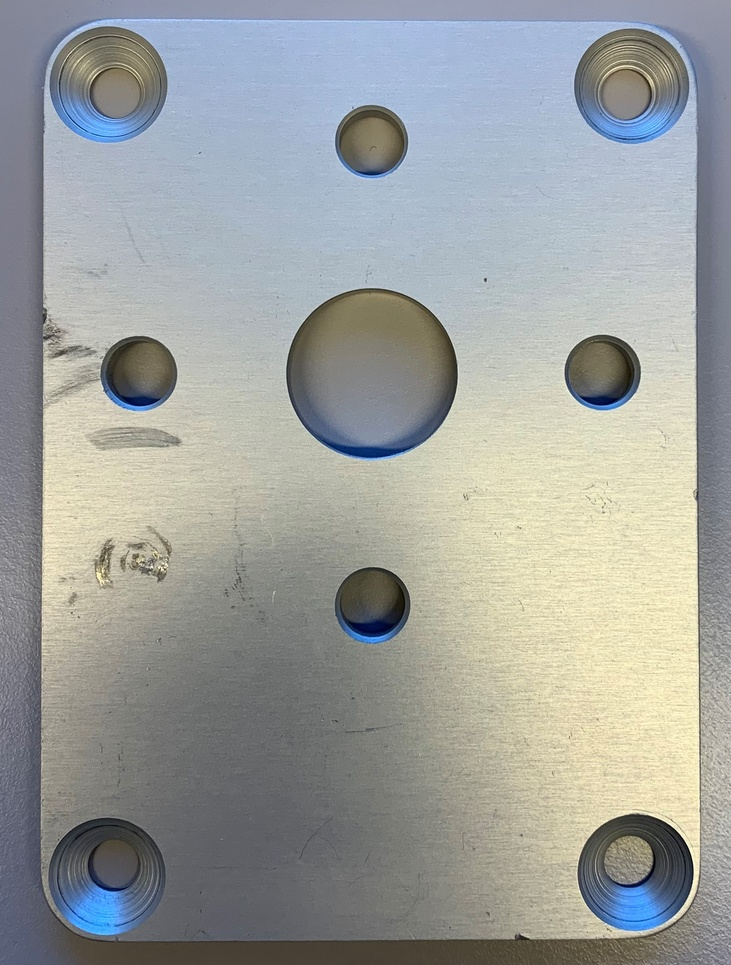
#> input picture opencv/images/3.1.jpg, 731 x 965 px, shrunk from 1785 x 2357 before the run
$ python FAST.py
#> lines starting #> are read from the running program, lines starting #| are printed output that depends on the picture
import numpy as np
import cv2
from matplotlib import pyplot as plt

img = cv2.imread('images/3.1.jpg',0)
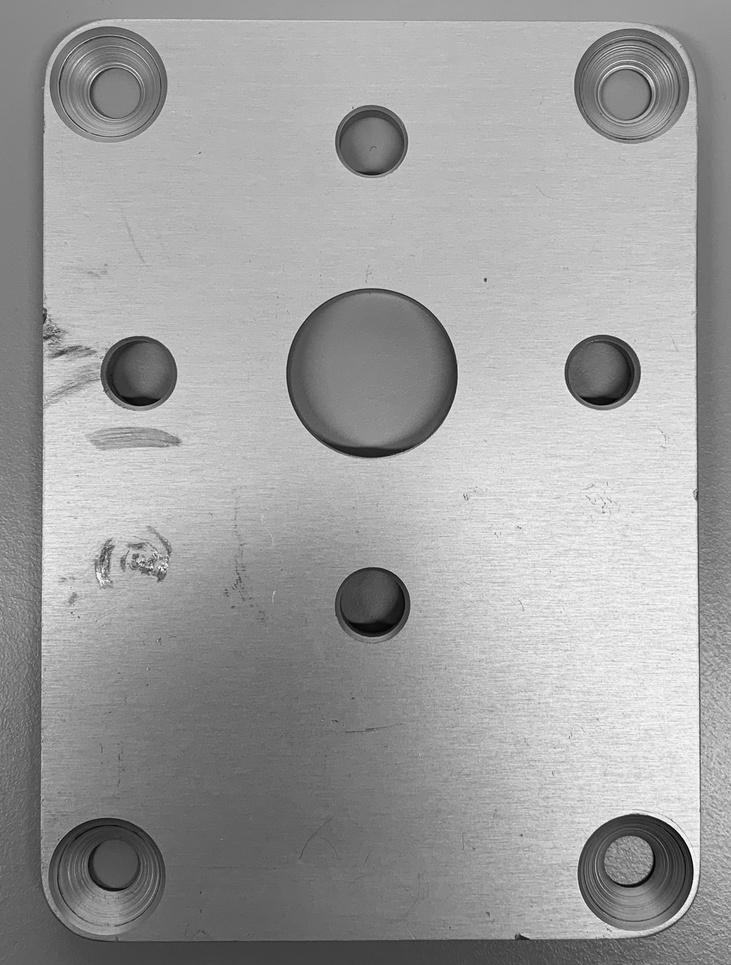
#> img: shape (965, 731); min 0, max 255, mean 158.7

# Initiate FAST object with default values
fast = cv2.FastFeatureDetector_create(threshold=25)

# find and draw the keypoints
kp = fast.detect(img,None)
#> kp = 1591 keypoints; strongest (x, y, size): (485, 279, 7), (602, 507, 7), (110, 540, 7), (151, 566, 7)
img2 = cv2.drawKeypoints(img, kp, None,color=(255,0,0))
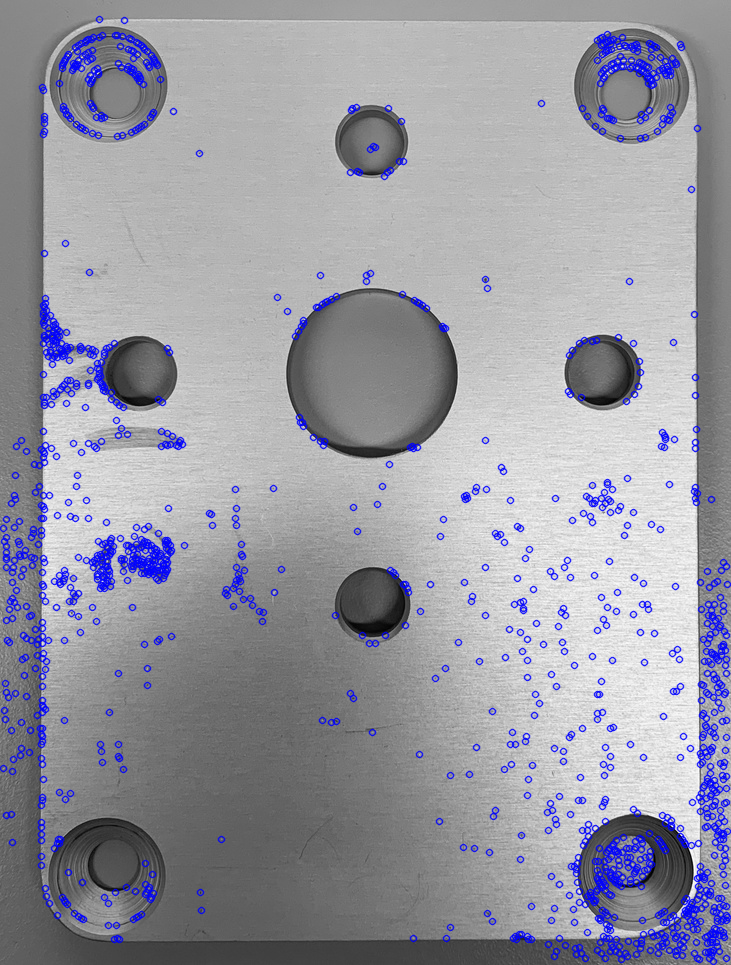
#> img2: shape (965, 731, 3); mean of channels 0, 1, 2 163.1, 152.2, 152.2; drawn as B, G, R

print("Threshold: ", fast.getThreshold())
print("nonmaxSuppression: ", fast.getNonmaxSuppression())
print("neighborhood: ", fast.getType())
print("Total Keypoints with nonmaxSuppression: ", len(kp))
#| Total Keypoints with nonmaxSuppression:  1591

cv2.imwrite('FAST/fast_true.png',img2)

# Disable nonmaxSuppression
fast.setNonmaxSuppression(0)
kp = fast.detect(img,None)
#> kp = 2819 keypoints; strongest (x, y, size): (99, 19, 7), (124, 20, 7), (125, 20, 7), (607, 34, 7)

print ("Total Keypoints without nonmaxSuppression: "), len(kp)
#| Total Keypoints without nonmaxSuppression:

img3 = cv2.drawKeypoints(img, kp, None, color=(255,0,0))
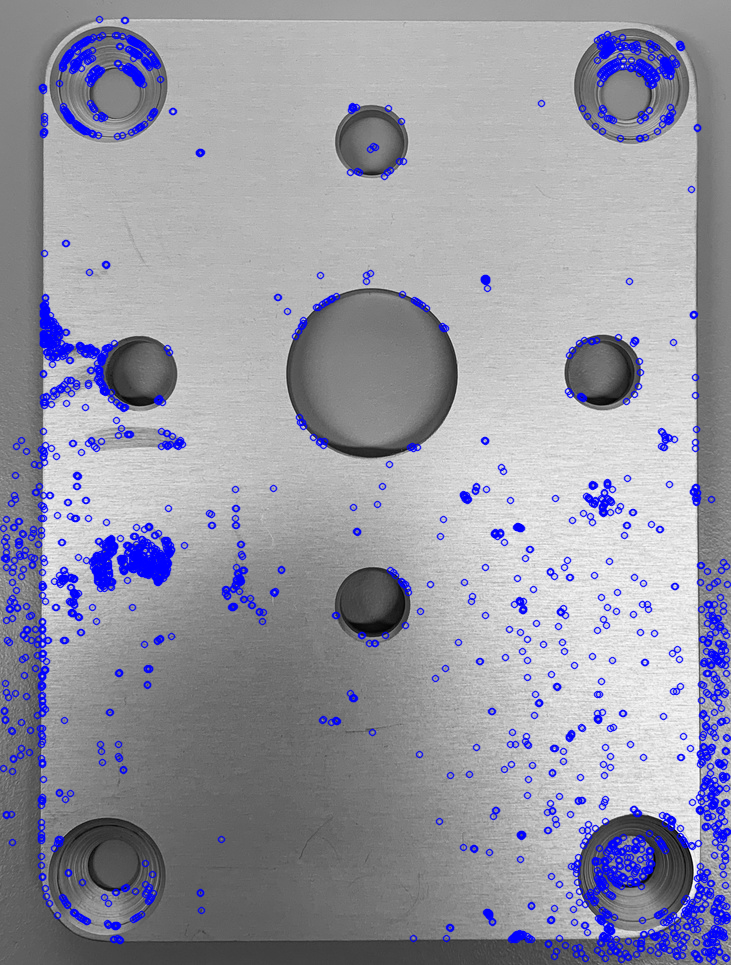
#> img3: shape (965, 731, 3); mean of channels 0, 1, 2 164.3, 150.5, 150.5; drawn as B, G, R

cv2.imwrite('FAST/fast_false.png', img3)

$ run again, with opencv/images/1.2.jpg copied over opencv/images/3.1.jpg
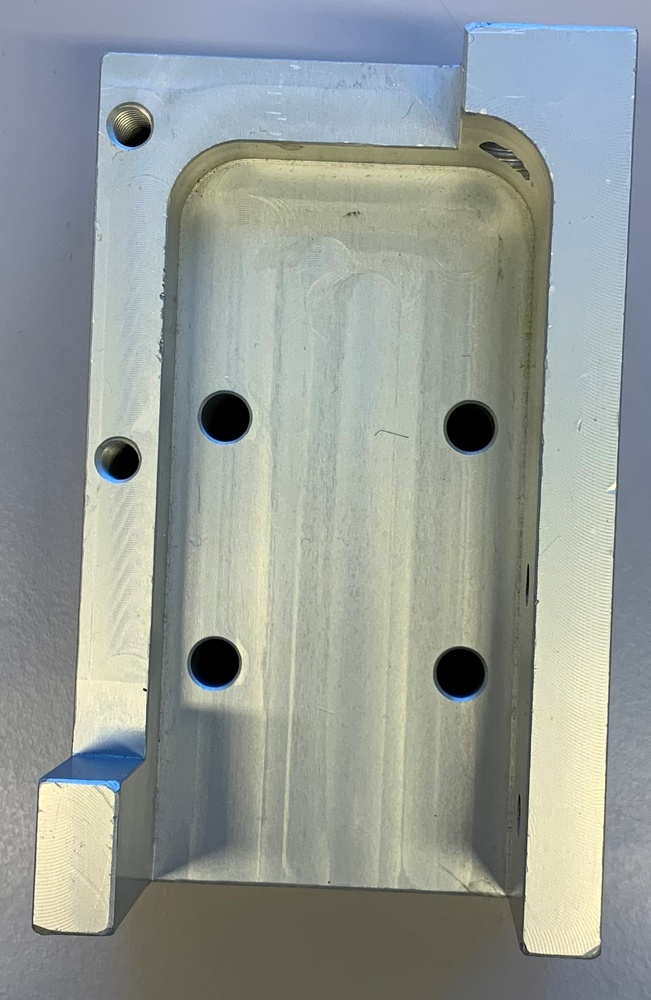
#> input picture opencv/images/1.2.jpg, 651 x 1000 px, shrunk from 1325 x 2034 before the run
#> `img = cv2.imread('images/3.1.jpg',0)`:
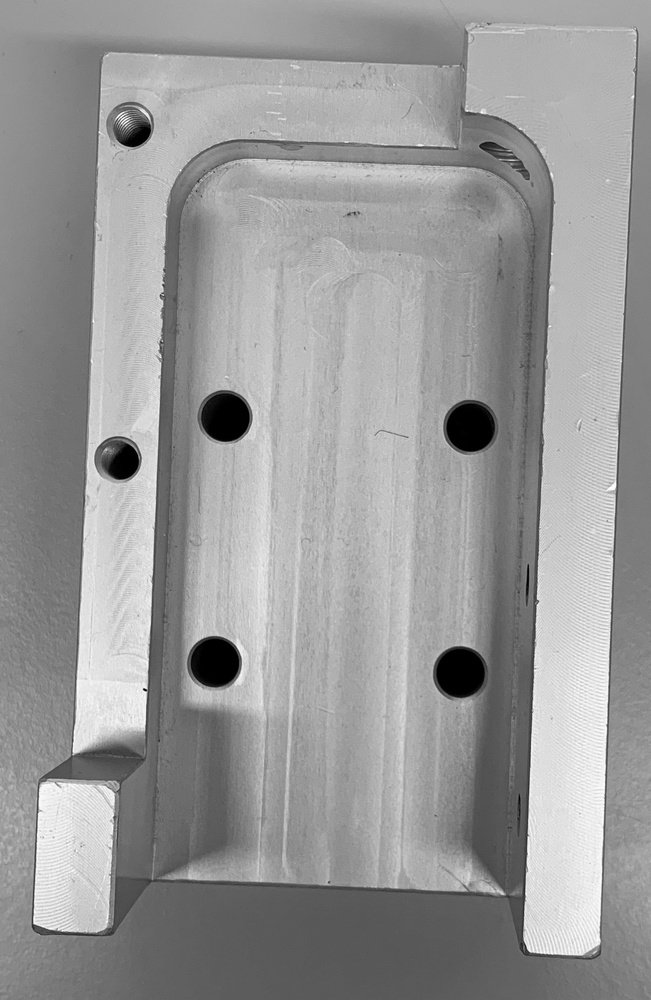
#> img: shape (1000, 651); min 0, max 255, mean 152.6
#> `kp = fast.detect(img,None)`: kp = 652 keypoints; strongest (x, y, size): (144, 689, 7), (160, 295, 7), (34, 923, 7), (538, 601, 7)
#| Total Keypoints with nonmaxSuppression:  652
#> `kp = fast.detect(img,None)`: kp = 1409 keypoints; strongest (x, y, size): (471, 23, 7), (472, 23, 7), (487, 23, 7), (488, 23, 7)
#| Total Keypoints without nonmaxSuppression:
#> `img3 = cv2.drawKeypoints(img, kp, None, color=(255,0,0))`:
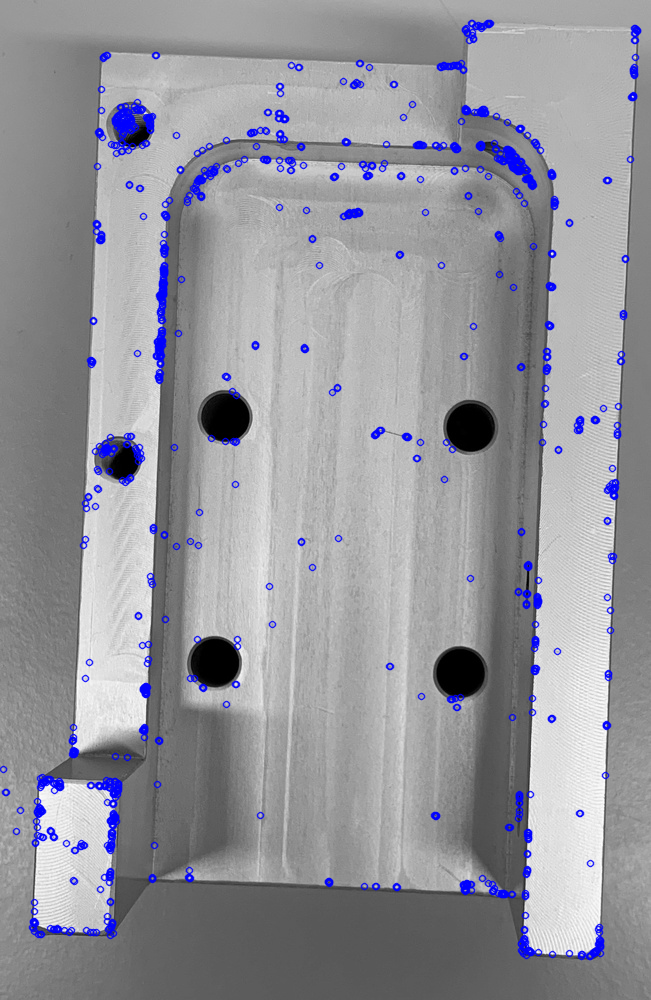
#> img3: shape (1000, 651, 3); mean of channels 0, 1, 2 155.5, 148.4, 148.4; drawn as B, G, R

$ run again, with opencv/images/1.3.JPG copied over opencv/images/3.1.jpg
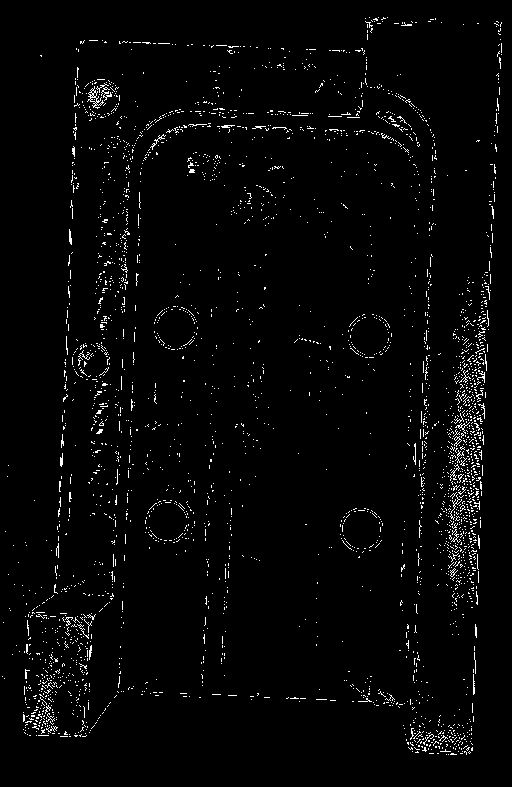
#> input picture opencv/images/1.3.JPG, 512 x 787 px
#> img is the input picture: shape (787, 512); min 0, max 255, mean 7
#> `kp = fast.detect(img,None)`: kp = 3345 keypoints; strongest (x, y, size): (369, 17, 7), (435, 18, 7), (396, 23, 7), (478, 23, 7)
#> `img2 = cv2.drawKeypoints(img, kp, None,color=(255,0,0))`:
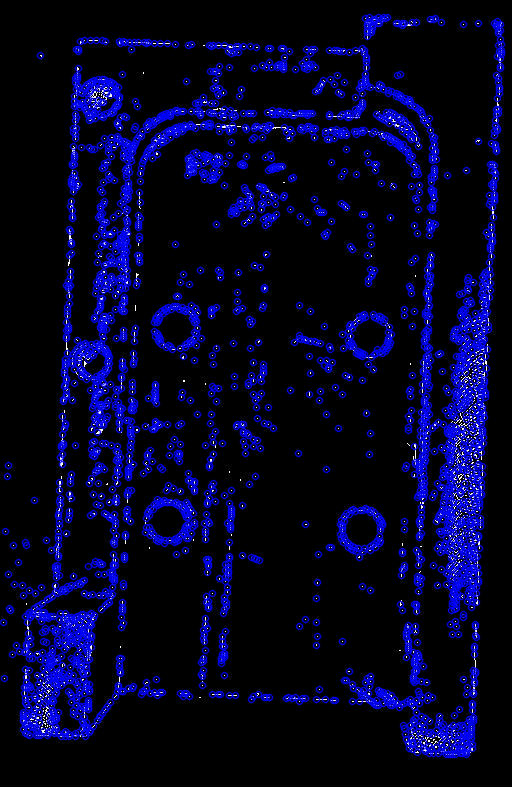
#> img2: shape (787, 512, 3); mean of channels 0, 1, 2 39.5, 3.4, 3.4; drawn as B, G, R
#| Total Keypoints with nonmaxSuppression:  3345
#> `kp = fast.detect(img,None)`: kp = 5973 keypoints; strongest (x, y, size): (369, 17, 7), (378, 17, 7), (383, 17, 7), (387, 17, 7)
#| Total Keypoints without nonmaxSuppression:
#> `img3 = cv2.drawKeypoints(img, kp, None, color=(255,0,0))`:
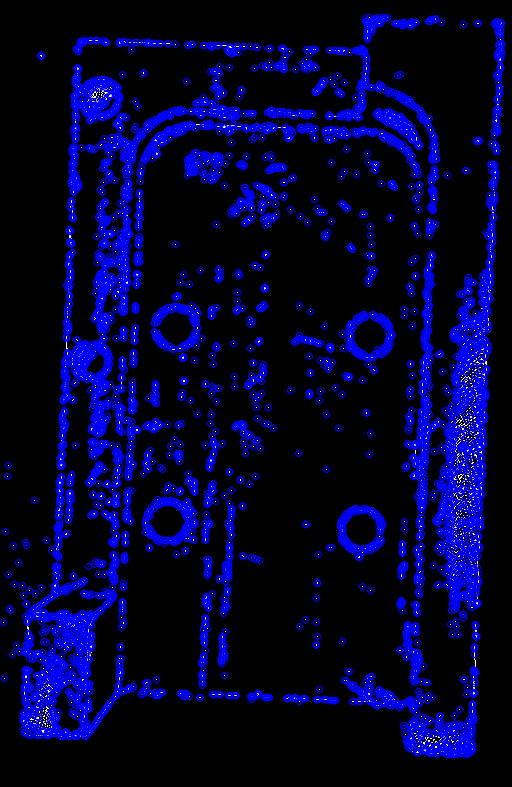
#> img3: shape (787, 512, 3); mean of channels 0, 1, 2 49.1, 2.3, 2.3; drawn as B, G, R
